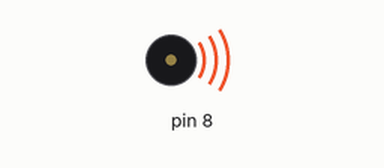
A sketch run on a simulated Arduino Uno, built with avr-gcc and run on an emulated ATmega328P. On the bench: buzzer (waves = sounding).

Above: at 0.1 s.
At 2.1 s:
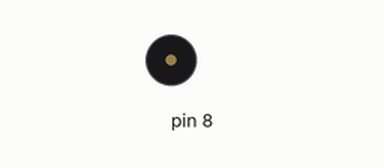
Timing chart, 0 to 3.6 s (numbered marks = the images above):
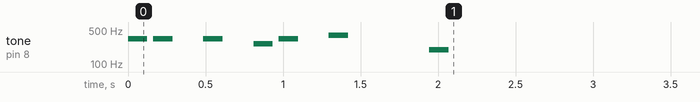

The sketch:

sketch_aug21a.ino
```cpp
#include "pitches.h"

int melody[] = {
 NOTE_E4, NOTE_E4,0,NOTE_E4,0,
 NOTE_C4, NOTE_E4,0,NOTE_G4,0,0,0,NOTE_G3,};

int noteDurations[] = {
 8,8,8,8,8,8,8,8,8,8,8,8,8,};

void setup() {
 for (int thisNote = 0; thisNote < 13; thisNote++) {
   int noteDuration = 1000/noteDurations[thisNote];
   tone(8, melody[thisNote],noteDuration);
   int pauseBetweenNotes = noteDuration * 1.30;
   delay(pauseBetweenNotes);
 }
}

void loop() {
}
```
